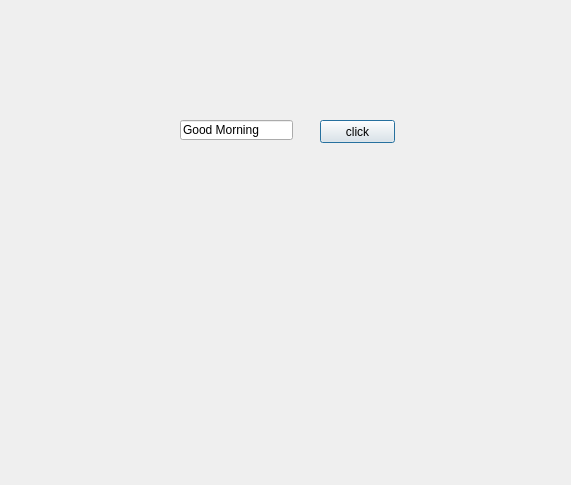
<?xml version="1.0" encoding="UTF-8"?>
<ui version="4.0">
 <class>Dialog</class>
 <widget class="QDialog" name="Dialog">
  <property name="geometry">
   <rect>
    <x>0</x>
    <y>0</y>
    <width>571</width>
    <height>485</height>
   </rect>
  </property>
  <property name="windowTitle">
   <string>Dialog</string>
  </property>
  <widget class="QPushButton" name="pb">
   <property name="geometry">
    <rect>
     <x>320</x>
     <y>120</y>
     <width>75</width>
     <height>23</height>
    </rect>
   </property>
   <property name="text">
    <string>click</string>
   </property>
  </widget>
  <widget class="QLineEdit" name="le">
   <property name="geometry">
    <rect>
     <x>180</x>
     <y>120</y>
     <width>113</width>
     <height>20</height>
    </rect>
   </property>
   <property name="text">
    <string>Good Morning</string>
   </property>
  </widget>
 </widget>
 <resources/>
 <connections/>
</ui>
